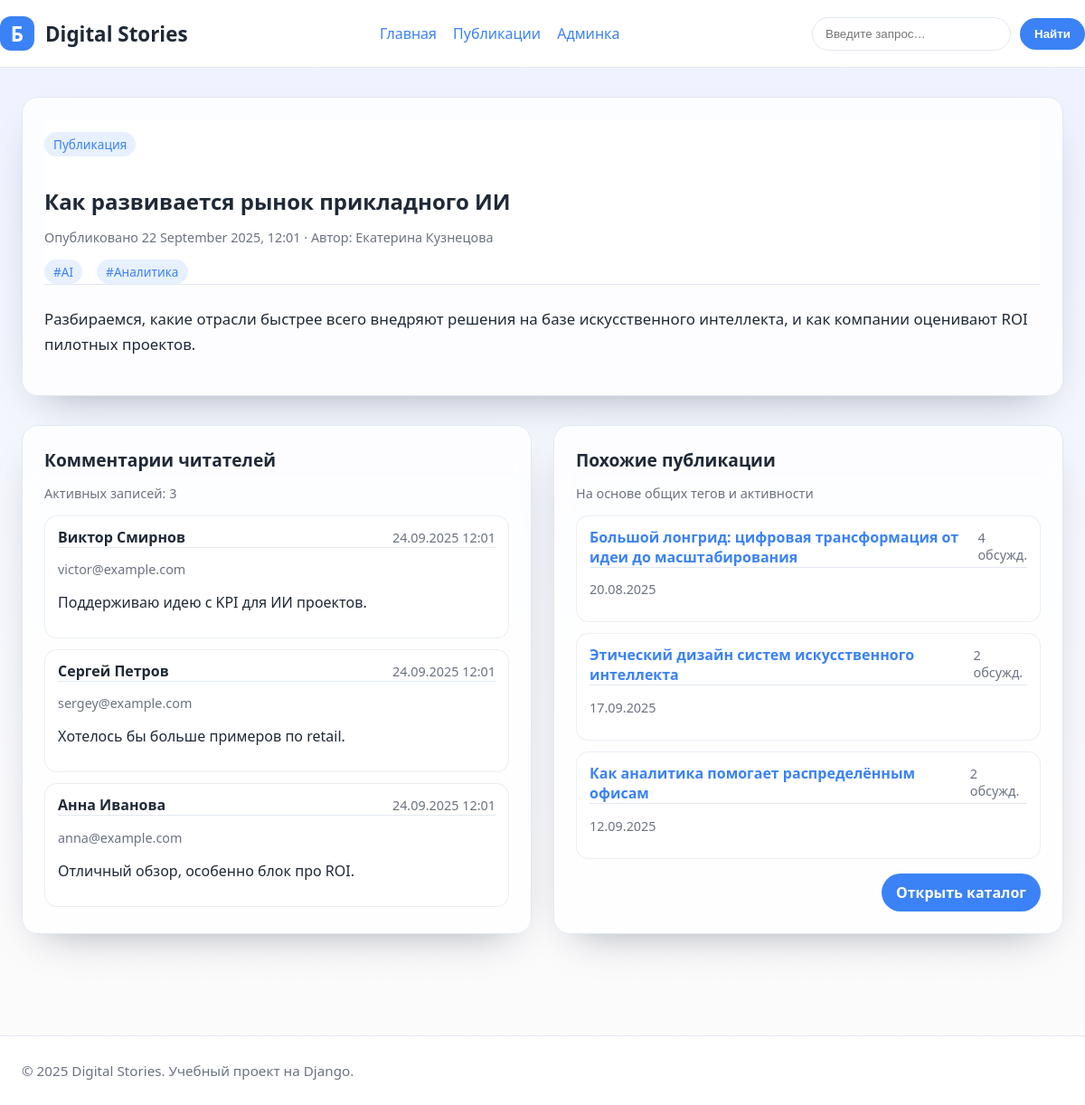
Page /2025/9/22/ai-market-overview/ on the committed database.
### blog/models.py (models this page shows, shortened)
class Post(models.Model):
    Status = PostStatus
    title = models.CharField('Заголовок', max_length=250)
    slug = models.SlugField('URL-метка', max_length=250, unique_for_date='publish')
    author = models.ForeignKey(
        User,
        on_delete=models.CASCADE,
        related_name='blog_posts',
        verbose_name='Автор',
    )
    body = models.TextField('Содержимое')
    publish = models.DateTimeField('Дата публикации', default=timezone.now)
    created = models.DateTimeField('Создано', auto_now_add=True)
    updated = models.DateTimeField('Обновлено', auto_now=True)
    status = models.CharField(
        'Статус',
        max_length=2,
        choices=Status.choices,
        default=Status.DRAFT,
    )
    tags = models.ManyToManyField(
        Tag,
        verbose_name='Теги',
        related_name='posts',
        blank=True,
    )
    objects = PostManager()
    published = PublishedManager()
    class Meta:
        ordering = ['-publish']
        verbose_name = 'Пост'
        verbose_name_plural = 'Посты'
        indexes = [
            models.Index(fields=['-publish'], name='blog_post_publish_idx'),
        ]
    def get_absolute_url(self):
        return reverse(
            'blog:post_detail',
            args=[self.publish.year, self.publish.month, self.publish.day, self.slug],
        )

class Tag(models.Model):
    name = models.CharField('Название', max_length=50, unique=True)
    slug = models.SlugField('URL-метка', max_length=50, unique=True)
    class Meta:
        ordering = ('name',)
        verbose_name = 'Тег'
        verbose_name_plural = 'Теги'
        indexes = [
            models.Index(fields=('name',), name='blog_tag_name_idx'),
        ]
    objects = TagQuerySet.as_manager()

class Comment(models.Model):
    post = models.ForeignKey(
        Post,
        on_delete=models.CASCADE,
        related_name='comments',
        verbose_name='Пост',
    )
    name = models.CharField('Имя', max_length=80)
    email = models.EmailField('Email')
    body = models.TextField('Комментарий')
    created = models.DateTimeField('Создано', auto_now_add=True)
    updated = models.DateTimeField('Обновлено', auto_now=True)
    active = models.BooleanField('Активен', default=True)
    class Meta:
        ordering = ('-created',)
        verbose_name = 'Комментарий'
        verbose_name_plural = 'Комментарии'
        indexes = [
            models.Index(fields=('created',), name='blog_comment_created_idx'),
            models.Index(fields=('active',), name='blog_comment_active_idx'),
        ]

### blog/views.py (the view)
def post_detail(request, year, month, day, post):
    post = get_object_or_404(
        Post.published.select_related('author').prefetch_related('tags'),
        publish__year=year,
        publish__month=month,
        publish__day=day,
        slug=post,
    )
    comments = (
        post.comments.filter(active=True)
        .select_related('post')
        .order_by('-created')
    )
    related_posts = (
        Post.objects.with_comment_counts()
        .filter(tags__in=post.tags.all())
        .exclude(id=post.id)
        .published()
        .order_by('-comment_count', '-publish')
        .distinct()[:3]
    )
    return render(
        request,
        'blog/post/detail.html',
        {
            'post': post,
            'comments': comments,
            'related_posts': related_posts,
            'search_form': SearchForm(),
        },
    )

### blog/forms.py
class SearchForm(forms.Form):
    q = forms.CharField(
        label='Поиск по публикациям',
        max_length=100,
        required=False,
        widget=forms.TextInput(
            attrs={
                'placeholder': 'Введите запрос…',
                'class': 'search-input',
            }
        ),
    )

### blog/models.py (called while the page is built)
    def published(self):
        return self.filter(status=Post.Status.PUBLISHED)

    def with_comment_counts(self):
        return self.annotate(
            comment_count=Count(
                'comments',
                filter=Q(comments__active=True),
                distinct=True,
            )
        )

    def get_queryset(self):
        return super().get_queryset().published()

### blog/templates/blog/post/detail.html (shortened to what this page needs)
{% extends "blog/base.html" %}
{% block content %}
<article class="card" style="margin-bottom: 32px;">
    <header>
        <p class="tag-pill">Публикация</p>
        <h1 style="margin-bottom: 8px;">{{ post.title }}</h1>
        <p class="meta">Опубликовано {{ post.publish|date:"d E Y, H:i" }} · Автор: {{ post.author.get_full_name|default:post.author.username }}</p>
        <div style="margin-top: 12px; display:flex; gap:8px; flex-wrap:wrap;">
            {% for tag in post.tags.all %}
            <span class="tag-pill">#{{ tag.name }}</span>
            {% empty %}
            <span class="meta">Без тегов</span>
            {% endfor %}
        </div>
    </header>
    <div style="margin-top: 24px; line-height: 1.7; font-size: 1.05rem;">
        {{ post.body|linebreaks }}
    </div>
</article>
<section class="grid two">
    <div class="card">
        <h2>Комментарии читателей</h2>
        <p class="meta">Активных записей: {{ comments|length }}</p>
        <ul class="list-reset">
            {% for comment in comments %}
            <li class="list-item">
                <header>
                    <strong>{{ comment.name }}</strong>
                    <span class="meta">{{ comment.created|date:"d.m.Y H:i" }}</span>
                </header>
                <p class="meta">{{ comment.email }}</p>
                <p>{{ comment.body }}</p>
            </li>
            {% empty %}
            <li class="empty">Ещё никто не оставил комментарий. Будьте первым!</li>
            {% endfor %}
        </ul>
    </div>
    <aside class="card">
        <h2>Похожие публикации</h2>
        <p class="meta">На основе общих тегов и активности</p>
        <ul class="list-reset">
            {% for related in related_posts %}
            <li class="list-item">
                <header>
                    <a href="{{ related.get_absolute_url }}"><strong>{{ related.title }}</strong></a>
                    <span class="meta">{{ related.comment_count|default:0 }} обсужд.</span>
                </header>
                <p class="meta">{{ related.publish|date:"d.m.Y" }}</p>
            </li>
            {% empty %}
            <li class="empty">Пока нет похожих материалов. Загляните в общий список постов.</li>
            {% endfor %}
        </ul>
        <div class="widget-footer">
            <a class="button" href="{% url 'blog:post_list' %}">Открыть каталог</a>
        </div>
    </aside>
</section>
{% endblock %}

### blog/templates/blog/base.html (style rules this page uses)
:root { color-scheme: light dark; --bg-color: #f5f7fb; --text-color: #1f2937; --primary-color: #3b82f6; --secondary-color: #f97316; --card-bg: #ffffffcc; --border-color: #e2e8f0; --muted-color: #6b7280; }
* { box-sizing: border-box; }
body { margin: 0; font-family: 'Segoe UI', Roboto, sans-serif; background: linear-gradient(180deg, #eef2ff 0%, #fdfcfb 100%); color: var(--text-color); min-height: 100vh; }
a { color: var(--primary-color); text-decoration: none; }
header { background: #fff; backdrop-filter: blur(12px); border-bottom: 1px solid var(--border-color); position: sticky; top: 0; z-index: 10; }
.search-input { padding: 10px 14px; border-radius: 999px; border: 1px solid var(--border-color); min-width: 220px; }
.button { display: inline-flex; align-items: center; justify-content: center; padding: 10px 16px; border-radius: 999px; border: none; background: var(--primary-color); color: #fff; font-weight: 600; cursor: pointer; }
.grid { display: grid; gap: 24px; }
.grid.two { grid-template-columns: repeat(auto-fit, minmax(320px, 1fr)); }
.card { padding: 24px; background: var(--card-bg); border-radius: 18px; border: 1px solid var(--border-color); backdrop-filter: blur(8px); box-shadow: 0 20px 45px -25px rgba(15, 23, 42, 0.4); }
.card h2 { margin-top: 0; margin-bottom: 12px; font-size: 1.2rem; }
.meta { color: var(--muted-color); font-size: 0.9rem; }
.list-reset { list-style: none; padding: 0; margin: 0; display: grid; gap: 12px; }
.list-item { padding: 12px 14px; border-radius: 14px; background: rgba(255, 255, 255, 0.6); border: 1px solid rgba(226, 232, 240, 0.7); }
.list-item header { display: flex; justify-content: space-between; gap: 12px; align-items: baseline; }
.tag-pill { display: inline-flex; align-items: center; padding: 4px 10px; border-radius: 999px; background: rgba(59, 130, 246, 0.12); color: var(--primary-color); font-size: 0.85rem; margin-right: 8px; }
.widget-footer { margin-top: 16px; display: flex; justify-content: flex-end; }

### rows in the picture
Post: title "Как развивается рынок прикладного ИИ", publish "22 September 2025, 12:01", author.get_full_name "Екатерина Кузнецова", body "Разбираемся, какие отрасли быстрее всего внедряют решения на базе искусственного интеллекта, и как компании оценивают ROI пилотных проектов."
Tag: name "AI"
Tag: name "Аналитика"
Comment: name "Виктор Смирнов", created "24.09.2025 12:01", email "victor@example.com", body "Поддерживаю идею с KPI для ИИ проектов."
Comment: name "Сергей Петров", created "24.09.2025 12:01", email "sergey@example.com", body "Хотелось бы больше примеров по retail."
Comment: name "Анна Иванова", created "24.09.2025 12:01", email "anna@example.com", body "Отличный обзор, особенно блок про ROI."
Post: title "Большой лонгрид: цифровая трансформация от идеи до масштабирования", comment_count "4", publish "20.08.2025"
Post: title "Этический дизайн систем искусственного интеллекта", comment_count "2", publish "17.09.2025"
Post: title "Как аналитика помогает распределённым офисам", comment_count "2", publish "12.09.2025"

### other values in the picture
{{ comments|length }} "3"
